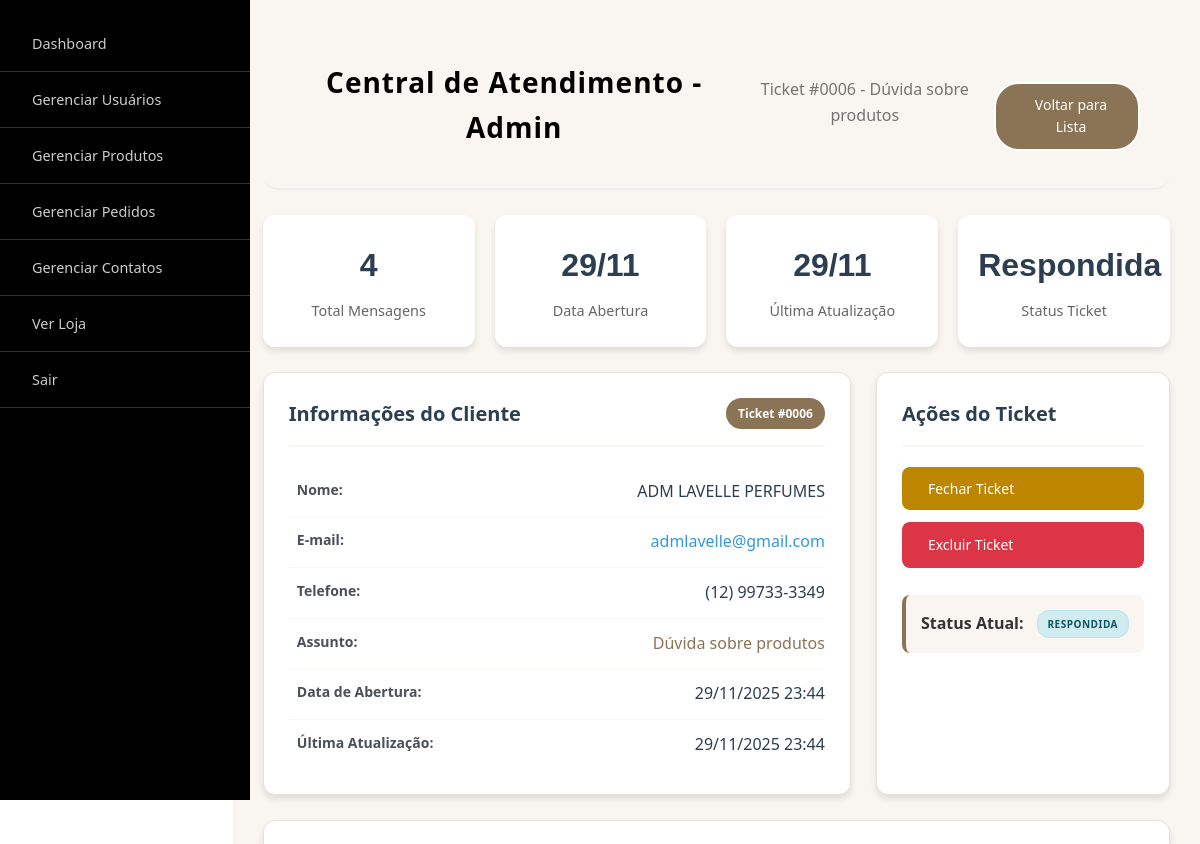
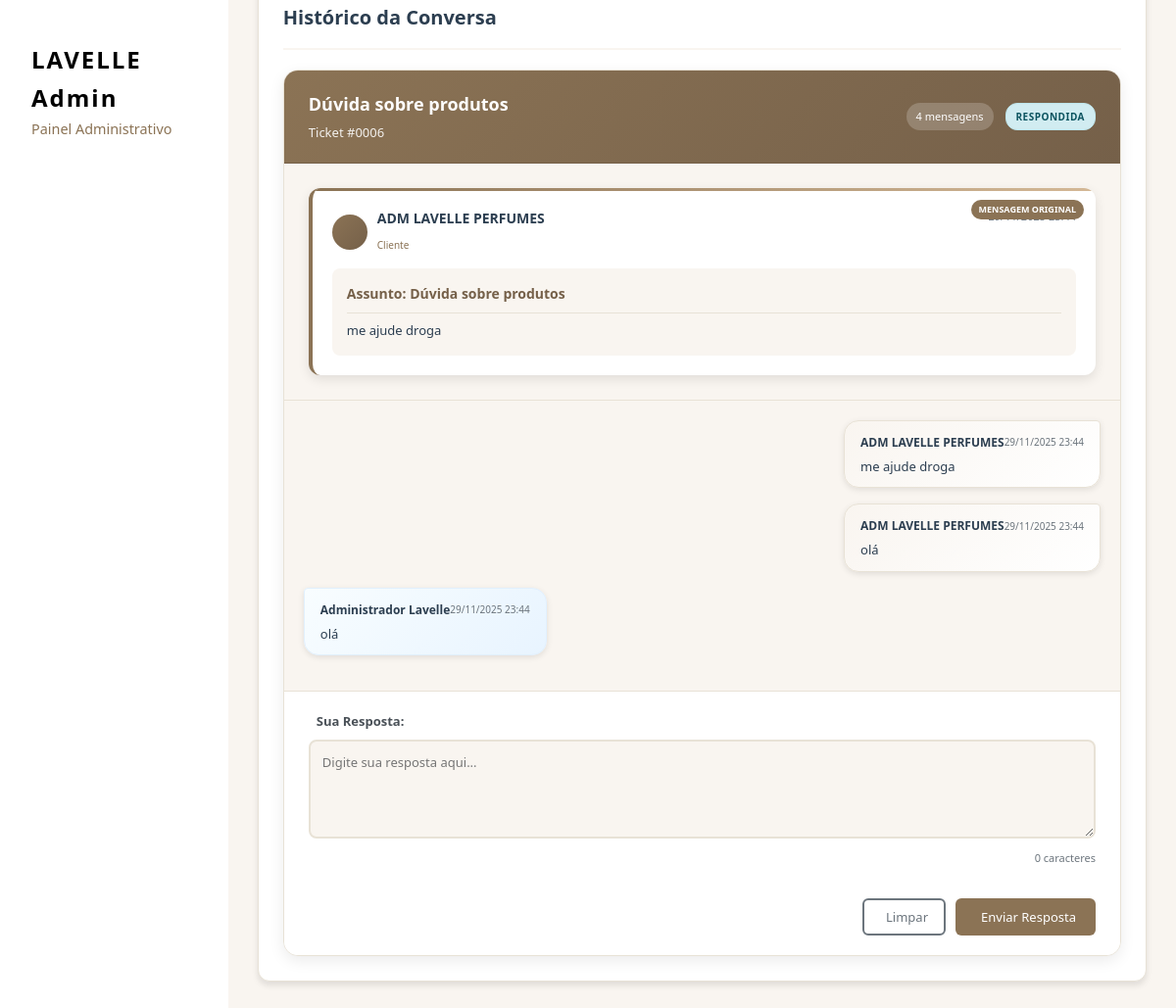
Page /admin/admin_chat.php?id=6 (signed in) on the committed database (2 pictures, top to bottom).
### tables this page shows
CREATE TABLE `contato_mensagens` (
  `id` int(11) NOT NULL,
  `usuario_id` int(11) DEFAULT NULL,
  `assunto` varchar(255) NOT NULL,
  `mensagem` text NOT NULL,
  `status` enum('aberta','respondida','fechada') DEFAULT 'aberta',
  `prioridade` enum('baixa','media','alta') DEFAULT 'media',
  `created_at` timestamp NOT NULL DEFAULT current_timestamp(),
  `updated_at` timestamp NOT NULL DEFAULT current_timestamp() ON UPDATE current_timestamp()
);

CREATE TABLE `usuarios` (
  `id` int(11) NOT NULL,
  `nome` varchar(100) NOT NULL,
  `email` varchar(150) NOT NULL,
  `senha` varchar(255) NOT NULL,
  `data_cadastro` timestamp NOT NULL DEFAULT current_timestamp(),
  `telefone` varchar(20) DEFAULT NULL,
  `endereco` text DEFAULT NULL,
  `cidade` varchar(100) DEFAULT NULL,
  `estado` varchar(50) DEFAULT NULL,
  `cep` varchar(10) DEFAULT NULL,
  `foto_perfil` varchar(255) DEFAULT NULL,
  `created_at` timestamp NOT NULL DEFAULT current_timestamp()
);

CREATE TABLE `contato_respostas` (
  `id` int(11) NOT NULL,
  `mensagem_id` int(11) DEFAULT NULL,
  `remetente` enum('cliente','admin') NOT NULL,
  `mensagem` text NOT NULL,
  `lida` tinyint(1) DEFAULT 0,
  `created_at` timestamp NOT NULL DEFAULT current_timestamp()
);

### admin/admin_chat.php (the view, shortened to what this page needs)
<?php
$database = new Database();
$db = $database->getConnection();
$mensagem_id = $_GET['id'] ?? 0;
$query_mensagem = "SELECT cm.*, u.nome, u.email, u.telefone
                   FROM contato_mensagens cm
                   LEFT JOIN usuarios u ON cm.usuario_id = u.id
                   WHERE cm.id = ?";
$stmt_mensagem = $db->prepare($query_mensagem);
$stmt_mensagem->execute([$mensagem_id]);
$mensagem = $stmt_mensagem->fetch(PDO::FETCH_ASSOC);
$query_historico = "SELECT * FROM contato_respostas
                    WHERE mensagem_id = ?
                    ORDER BY created_at ASC";
$stmt_historico = $db->prepare($query_historico);
$stmt_historico->execute([$mensagem_id]);
$historico = $stmt_historico->fetchAll(PDO::FETCH_ASSOC);
include 'includes/header.php';
include 'includes/sidebar.php';
?>
<div class="main-content">
    <div class="page-header">
        <h1>Central de Atendimento - Admin</h1>
        <p>Ticket #<?php echo str_pad($mensagem_id, 4, '0', STR_PAD_LEFT); ?> - <?php echo htmlspecialchars($mensagem['assunto']); ?></p>
        <div class="header-actions">
            <a href="admin_contato.php" class="btn-outline">
                <i class="fas fa-arrow-left"></i> Voltar para Lista
            </a>
        </div>
    </div>
    <div class="stats-grid-small">
        <div class="stat-card-small">
            <div class="stat-number"><?php echo count($historico) + 1; ?></div>
            <div class="stat-label">Total Mensagens</div>
        </div>
        <div class="stat-card-small">
            <div class="stat-number"><?php echo date('d/m', strtotime($mensagem['created_at'])); ?></div>
            <div class="stat-label">Data Abertura</div>
        </div>
        <div class="stat-card-small">
            <div class="stat-number"><?php echo date('d/m', strtotime($mensagem['updated_at'])); ?></div>
            <div class="stat-label">Última Atualização</div>
        </div>
        <div class="stat-card-small">
            <div class="stat-number"><?php echo ucfirst($mensagem['status']); ?></div>
            <div class="stat-label">Status Ticket</div>
        </div>
    </div>
    <div class="content-grid">
        <div class="content-card">
            <div class="card-header">
                <h2>Informações do Cliente</h2>
                <span class="ticket-id">Ticket #<?php echo str_pad($mensagem_id, 4, '0', STR_PAD_LEFT); ?></span>
            </div>
            <div class="card-body">
                <div class="info-grid">
                    <div class="info-item">
                        <div class="info-label">
                            Nome:
                        </div>
                        <div class="info-value"><?php echo htmlspecialchars($mensagem['nome'] ?: 'Visitante'); ?></div>
                    </div>
                    <div class="info-item">
                        <div class="info-label">
                            E-mail:
                        </div>
                        <div class="info-value">
                            <?php if($mensagem['email']): ?>
                                <a href="mailto:<?php echo htmlspecialchars($mensagem['email']); ?>" class="email-link">
                                    <?php echo htmlspecialchars($mensagem['email']); ?>
                                </a>
                            <?php else: ?>
                                <span class="text-muted">Não informado</span>
                            <?php endif; ?>
                        </div>
                    </div>
                    <div class="info-item">
                        <div class="info-label">
                            Telefone:
                        </div>
                        <div class="info-value"><?php echo htmlspecialchars($mensagem['telefone'] ?: 'Não informado'); ?></div>
                    </div>
                    <div class="info-item">
                        <div class="info-label">
                            Assunto:
                        </div>
                        <div class="info-value subject-value"><?php echo htmlspecialchars($mensagem['assunto']); ?></div>
                    </div>
                    <div class="info-item">
                        <div class="info-label">
                            Data de Abertura:
                        </div>
                        <div class="info-value">
                            <?php echo date('d/m/Y H:i', strtotime($mensagem['created_at'])); ?>
                        </div>
                    </div>
                    <div class="info-item">
                        <div class="info-label">
                            Última Atualização:
                        </div>
                        <div class="info-value">
                            <?php echo date('d/m/Y H:i', strtotime($mensagem['updated_at'])); ?>
                        </div>
                    </div>
                </div>
            </div>
        </div>
        <div class="content-card">
            <div class="card-header">
                <h2>Ações do Ticket</h2>
            </div>
            <div class="card-body">
                <div class="action-buttons-vertical">
                    <?php if($mensagem['status'] != 'fechada'): ?>
                        <form method="POST" class="action-form">
                            <button type="submit" name="fechar" class="btn-action btn-close" onclick="return confirmarFechamento()">
                                <span>Fechar Ticket</span>
                            </button>
                        </form>
                    <?php endif; ?>
                    <a href="admin_contato.php?excluir_mensagem=<?php echo $mensagem_id; ?>"
                       class="btn-action btn-delete"
                       onclick="return confirmarExclusao(<?php echo $mensagem_id; ?>)">
                        <span>Excluir Ticket</span>
                    </a>
                    <div class="status-info">
                        <div class="current-status">
                            <strong>Status Atual:</strong>
                            <span class="status-badge status-<?php echo $mensagem['status']; ?>">
                                <?php echo ucfirst($mensagem['status']); ?>
                            </span>
                        </div>
                    </div>
                </div>
            </div>
        </div>
    </div>
    <div class="content-card">
        <div class="card-header">
            <h2>Histórico da Conversa</h2>
            <div class="chat-info">
                <span class="messages-count"><?php echo count($historico) + 1; ?> mensagem(ns)</span>
            </div>
        </div>
        <div class="card-body">
            <div class="chat-container">
                <div class="chat-header">
                    <div class="chat-header-content">
                        <div class="chat-title-section">
                            <h2><?php echo htmlspecialchars($mensagem['assunto']); ?></h2>
                            <div class="chat-subtitle">Ticket #<?php echo str_pad($mensagem_id, 4, '0', STR_PAD_LEFT); ?></div>
                        </div>
                        <div class="chat-meta">
                            <span class="messages-count">
                                <?php echo count($historico) + 1; ?> mensagens
                            </span>
                            <span class="status-badge status-<?php echo $mensagem['status']; ?>">
                                <?php echo ucfirst($mensagem['status']); ?>
                            </span>
                        </div>
                    </div>
                </div>
                <div class="original-message-section">
                    <div class="original-message-card">
                        <span class="original-badge">Mensagem Original</span>
                        <div class="message-header">
                            <div class="message-sender-info">
                                <div class="sender-avatar">
                                </div>
                                <div class="sender-details">
                                    <h4><?php echo htmlspecialchars($mensagem['nome'] ?: 'Cliente'); ?></h4>
                                    <span class="sender-role">Cliente</span>
                                </div>
                            </div>
                            <div class="message-time">
                            </div>
                        </div>
                        <div class="message-content">
                            <div class="message-subject">
                                <strong>Assunto:</strong> <?php echo htmlspecialchars($mensagem['assunto']); ?>
                            </div>
                            <div class="message-text">
                                <?php echo nl2br(htmlspecialchars($mensagem['mensagem'])); ?>
                            </div>
                        </div>
                    </div>
                </div>
                <?php if(!empty($historico)): ?>
                    <div class="chat-messages" id="chatMessages">
                        <?php foreach($historico as $msg): ?>
                            <div class="message <?php echo $msg['remetente']; ?>">
                                <div class="message-bubble">
                                    <div class="message-bubble-header">
                                        <div class="bubble-sender">
                                            <?php if($msg['remetente'] == 'admin'): ?>
                                                Administrador Lavelle
                                            <?php else: ?>
                                                <?php echo htmlspecialchars($mensagem['nome'] ?: 'Cliente'); ?>
                                            <?php endif; ?>
                                        </div>
                                        <div class="bubble-time">
                                            <?php echo date('d/m/Y H:i', strtotime($msg['created_at'])); ?>
                                        </div>
                                    </div>
                                    <div class="bubble-text">
                                        <?php echo nl2br(htmlspecialchars($msg['mensagem'])); ?>
                                    </div>
                                </div>
                            </div>
                        <?php endforeach; ?>
                    </div>
                <?php endif; ?>
                <?php if($mensagem['status'] != 'fechada'): ?>
                <div class="chat-form">
                    <form method="POST" id="respostaForm">
                        <div class="form-group">
                            <label for="resposta">
                                Sua Resposta:
                            </label>
                            <textarea name="resposta" id="resposta" class="form-control" rows="4"
                                      placeholder="Digite sua resposta aqui..." required></textarea>
                            <div class="char-count">
                                <span id="charCount">0</span> caracteres
                            </div>
                        </div>
                        <div class="form-actions">
                            <button type="button" class="btn-outline-secondary" onclick="limparResposta()">
                                <i class="fas fa-eraser"></i> Limpar
                            </button>
                            <button type="submit" name="responder" class="btn">
                                <i class="fas fa-paper-plane"></i> Enviar Resposta
                            </button>
                        </div>
                    </form>
                </div>
                <?php endif; ?>
            </div>
        </div>
    </div>
</div>
<?php include 'includes/footer.php'; ?>

### admin/css/style.css (style rules this page uses)
* { margin: 0; padding: 0; box-sizing: border-box; font-family: "Segoe UI", Tahoma, Geneva, Verdana, sans-serif; }
body { background-color: #f9f5f0; color: #333; line-height: 1.6; }
.main-content { flex: 1; padding: 2rem; }
.page-header { display: flex; justify-content: space-between; align-items: center; margin-bottom: 2rem; padding-bottom: 1rem; border-bottom: 2px solid #eee; }
.page-header h1 { font-size: 2rem; color: #000; letter-spacing: 1px; }
.page-header p { color: #666; margin-top: 0.5rem; }
.btn-outline { background: transparent; border: 2px solid #000; color: #000; padding: 0.75rem 1.5rem; border-radius: 25px; cursor: pointer; font-size: 0.9rem; font-weight: 500; transition: all 0.3s; text-decoration: none; }
.stat-number { font-size: 1.8rem; font-weight: bold; color: #000; margin-bottom: 0.25rem; }
.stat-label { color: #666; font-size: 0.9rem; }
.content-grid { display: grid; grid-template-columns: 2fr 1fr; gap: 2rem; }
.content-card { background: white; padding: 2rem; border-radius: 10px; box-shadow: 0 5px 15px rgba(0, 0, 0, 0.1); }
.card-header { display: flex; justify-content: space-between; align-items: center; margin-bottom: 1.5rem; padding-bottom: 1rem; border-bottom: 1px solid #eee; }
.card-header h2 { font-size: 1.3rem; color: #000; }
.btn-edit, .btn-delete { padding: 0.5rem 1rem; border: none; border-radius: 5px; cursor: pointer; font-size: 0.8rem; font-weight: 500; transition: all 0.3s; }
.btn-delete { background: #dc3545; color: white; }
.form-group { margin-bottom: 1.5rem; }
.form-group label { display: block; margin-bottom: 0.5rem; color: #000; font-weight: 500; }
.form-actions { display: flex; justify-content: flex-end; gap: 1rem; margin-top: 2rem; }
.status-badge { padding: 0.25rem 0.75rem; border-radius: 15px; font-size: 0.8rem; font-weight: 500; display: inline-block; }

### rows in the picture
contato_mensagens: assunto "Dúvida sobre produtos", created_at "29/11", updated_at "29/11", status "Respondida", usuario.nome "ADM LAVELLE PERFUMES", usuario.email "admlavelle@gmail.com", usuario.telefone "(12) 99733-3349", created_at "29/11/2025 23:44", updated_at "29/11/2025 23:44", status "RESPONDIDA", mensagem "me ajude droga"
contato_respostas: created_at "29/11/2025 23:44", mensagem "me ajude droga"
usuarios: nome "ADM LAVELLE PERFUMES"
contato_respostas: created_at "29/11/2025 23:44", mensagem "olá"
contato_respostas: remetente "Administrador Lavelle", created_at "29/11/2025 23:44", mensagem "olá"

### other values in the picture
str_pad($mensagem_id, 4, '0', STR_PAD_LEFT) "0006"
count($historico) + 1 "4"
